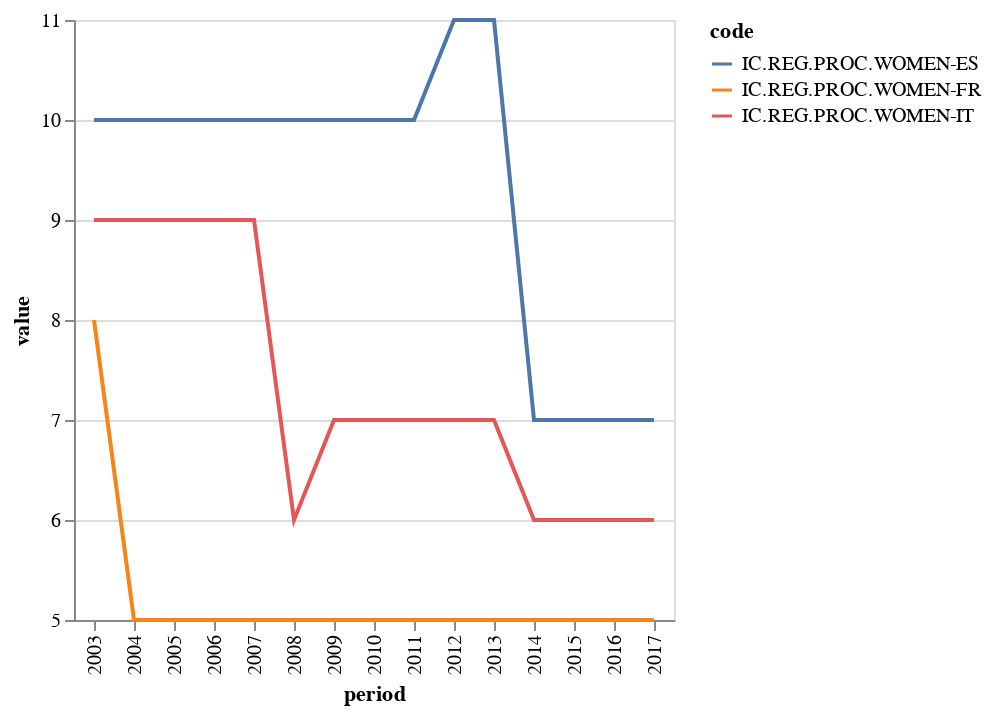

Here is the notebook cell this chart was saved with:
### Code cell
chart = Chart(clean_dataframe(df3)).mark_line().encode(
    x='period',
    y=Y('value', scale=Scale(zero=False)),
    color='code',
)
chart

### Figure 1 — Vega-Lite specification as saved in the notebook (floating-point values rounded to 4 significant figures)
{"$schema": "https://vega.github.io/schema/vega-lite/v1.2.1.json", "data": {"values": [{"code": "IC.REG.PROC.WOMEN-FR", "country": "FR", "country_label": "France", "dataset_code": "DB", "dataset_name": "Doing Business", "indicator": "IC.REG.PROC.WOMEN", "indicator_label": "Procedures required to start a business - Women (number)", "period": "2003", "value": 8}, {"code": "IC.REG.PROC.WOMEN-FR", "country": "FR", "country_label": "France", "dataset_code": "DB", "dataset_name": "Doing Business", "indicator": "IC.REG.PROC.WOMEN", "indicator_label": "Procedures required to start a business - Women (number)", "period": "2004", "value": 5}, {"code": "IC.REG.PROC.WOMEN-FR", "country": "FR", "country_label": "France", "dataset_code": "DB", "dataset_name": "Doing Business", "indicator": "IC.REG.PROC.WOMEN", "indicator_label": "Procedures required to start a business - Women (number)", "period": "2005", "value": 5}, {"code": "IC.REG.PROC.WOMEN-FR", "country": "FR", "country_label": "France", "dataset_code": "DB", "dataset_name": "Doing Business", "indicator": "IC.REG.PROC.WOMEN", "indicator_label": "Procedures required to start a business - Women (number)", "period": "2006", "value": 5}, {"code": "IC.REG.PROC.WOMEN-FR", "country": "FR", "country_label": "France", "dataset_code": "DB", "dataset_name": "Doing Business", "indicator": "IC.REG.PROC.WOMEN", "indicator_label": "Procedures required to start a business - Women (number)", "period": "2007", "value": 5}, {"code": "IC.REG.PROC.WOMEN-FR", "country": "FR", "country_label": "France", "dataset_code": "DB", "dataset_name": "Doing Business", "indicator": "IC.REG.PROC.WOMEN", "indicator_label": "Procedures required to start a business - Women (number)", "period": "2008", "value": 5}, {"code": "IC.REG.PROC.WOMEN-FR", "country": "FR", "country_label": "France", "dataset_code": "DB", "dataset_name": "Doing Business", "indicator": "IC.REG.PROC.WOMEN", "indicator_label": "Procedures required to start a business - Women (number)", "period": "2009", "value": 5}, {"code": "IC.REG.PROC.WOMEN-FR", "country": "FR", "country_label": "France", "dataset_code": "DB", "dataset_name": "Doing Business", "indicator": "IC.REG.PROC.WOMEN", "indicator_label": "Procedures required to start a business - Women (number)", "period": "2010", "value": 5}, {"code": "IC.REG.PROC.WOMEN-FR", "country": "FR", "country_label": "France", "dataset_code": "DB", "dataset_name": "Doing Business", "indicator": "IC.REG.PROC.WOMEN", "indicator_label": "Procedures required to start a business - Women (number)", "period": "2011", "value": 5}, {"code": "IC.REG.PROC.WOMEN-FR", "country": "FR", "country_label": "France", "dataset_code": "DB", "dataset_name": "Doing Business", "indicator": "IC.REG.PROC.WOMEN", "indicator_label": "Procedures required to start a business - Women (number)", "period": "2012", "value": 5}, {"code": "IC.REG.PROC.WOMEN-FR", "country": "FR", "country_label": "France", "dataset_code": "DB", "dataset_name": "Doing Business", "indicator": "IC.REG.PROC.WOMEN", "indicator_label": "Procedures required to start a business - Women (number)", "period": "2013", "value": 5}, {"code": "IC.REG.PROC.WOMEN-FR", "country": "FR", "country_label": "France", "dataset_code": "DB", "dataset_name": "Doing Business", "indicator": "IC.REG.PROC.WOMEN", "indicator_label": "Procedures required to start a business - Women (number)", "period": "2014", "value": 5}, {"code": "IC.REG.PROC.WOMEN-FR", "country": "FR", "country_label": "France", "dataset_code": "DB", "dataset_name": "Doing Business", "indicator": "IC.REG.PROC.WOMEN", "indicator_label": "Procedures required to start a business - Women (number)", "period": "2015", "value": 5}, {"code": "IC.REG.PROC.WOMEN-FR", "country": "FR", "country_label": "France", "dataset_code": "DB", "dataset_name": "Doing Business", "indicator": "IC.REG.PROC.WOMEN", "indicator_label": "Procedures required to start a business - Women (number)", "period": "2016", "value": 5}, {"code": "IC.REG.PROC.WOMEN-FR", "country": "FR", "country_label": "France", "dataset_code": "DB", "dataset_name": "Doing Business", "indicator": "IC.REG.PROC.WOMEN", "indicator_label": "Procedures required to start a business - Women (number)", "period": "2017", "value": 5}, {"code": "IC.REG.PROC.WOMEN-IT", "country": "IT", "country_label": "Italy", "dataset_code": "DB", "dataset_name": "Doing Business", "indicator": "IC.REG.PROC.WOMEN", "indicator_label": "Procedures required to start a business - Women (number)", "period": "2003", "value": 9}, {"code": "IC.REG.PROC.WOMEN-IT", "country": "IT", "country_label": "Italy", "dataset_code": "DB", "dataset_name": "Doing Business", "indicator": "IC.REG.PROC.WOMEN", "indicator_label": "Procedures required to start a business - Women (number)", "period": "2004", "value": 9}, {"code": "IC.REG.PROC.WOMEN-IT", "country": "IT", "country_label": "Italy", "dataset_code": "DB", "dataset_name": "Doing Business", "indicator": "IC.REG.PROC.WOMEN", "indicator_label": "Procedures required to start a business - Women (number)", "period": "2005", "value": 9}, {"code": "IC.REG.PROC.WOMEN-IT", "country": "IT", "country_label": "Italy", "dataset_code": "DB", "dataset_name": "Doing Business", "indicator": "IC.REG.PROC.WOMEN", "indicator_label": "Procedures required to start a business - Women (number)", "period": "2006", "value": 9}, {"code": "IC.REG.PROC.WOMEN-IT", "country": "IT", "country_label": "Italy", "dataset_code": "DB", "dataset_name": "Doing Business", "indicator": "IC.REG.PROC.WOMEN", "indicator_label": "Procedures required to start a business - Women (number)", "period": "2007", "value": 9}, {"code": "IC.REG.PROC.WOMEN-IT", "country": "IT", "country_label": "Italy", "dataset_code": "DB", "dataset_name": "Doing Business", "indicator": "IC.REG.PROC.WOMEN", "indicator_label": "Procedures required to start a business - Women (number)", "period": "2008", "value": 6}, {"code": "IC.REG.PROC.WOMEN-IT", "country": "IT", "country_label": "Italy", "dataset_code": "DB", "dataset_name": "Doing Business", "indicator": "IC.REG.PROC.WOMEN", "indicator_label": "Procedures required to start a business - Women (number)", "period": "2009", "value": 7}, {"code": "IC.REG.PROC.WOMEN-IT", "country": "IT", "country_label": "Italy", "dataset_code": "DB", "dataset_name": "Doing Business", "indicator": "IC.REG.PROC.WOMEN", "indicator_label": "Procedures required to start a business - Women (number)", "period": "2010", "value": 7}, {"code": "IC.REG.PROC.WOMEN-IT", "country": "IT", "country_label": "Italy", "dataset_code": "DB", "dataset_name": "Doing Business", "indicator": "IC.REG.PROC.WOMEN", "indicator_label": "Procedures required to start a business - Women (number)", "period": "2011", "value": 7}, {"code": "IC.REG.PROC.WOMEN-IT", "country": "IT", "country_label": "Italy", "dataset_code": "DB", "dataset_name": "Doing Business", "indicator": "IC.REG.PROC.WOMEN", "indicator_label": "Procedures required to start a business - Women (number)", "period": "2012", "value": 7}, {"code": "IC.REG.PROC.WOMEN-IT", "country": "IT", "country_label": "Italy", "dataset_code": "DB", "dataset_name": "Doing Business", "indicator": "IC.REG.PROC.WOMEN", "indicator_label": "Procedures required to start a business - Women (number)", "period": "2013", "value": 7}, {"code": "IC.REG.PROC.WOMEN-IT", "country": "IT", "country_label": "Italy", "dataset_code": "DB", "dataset_name": "Doing Business", "indicator": "IC.REG.PROC.WOMEN", "indicator_label": "Procedures required to start a business - Women (number)", "period": "2014", "value": 6}, {"code": "IC.REG.PROC.WOMEN-IT", "country": "IT", "country_label": "Italy", "dataset_code": "DB", "dataset_name": "Doing Business", "indicator": "IC.REG.PROC.WOMEN", "indicator_label": "Procedures required to start a business - Women (number)", "period": "2015", "value": 6}, {"code": "IC.REG.PROC.WOMEN-IT", "country": "IT", "country_label": "Italy", "dataset_code": "DB", "dataset_name": "Doing Business", "indicator": "IC.REG.PROC.WOMEN", "indicator_label": "Procedures required to start a business - Women (number)", "period": "2016", "value": 6}, {"code": "IC.REG.PROC.WOMEN-IT", "country": "IT", "country_label": "Italy", "dataset_code": "DB", "dataset_name": "Doing Business", "indicator": "IC.REG.PROC.WOMEN", "indicator_label": "Procedures required to start a business - Women (number)", "period": "2017", "value": 6}, {"code": "IC.REG.PROC.WOMEN-ES", "country": "ES", "country_label": "Spain", "dataset_code": "DB", "dataset_name": "Doing Business", "indicator": "IC.REG.PROC.WOMEN", "indicator_label": "Procedures required to start a business - Women (number)", "period": "2003", "value": 10}, {"code": "IC.REG.PROC.WOMEN-ES", "country": "ES", "country_label": "Spain", "dataset_code": "DB", "dataset_name": "Doing Business", "indicator": "IC.REG.PROC.WOMEN", "indicator_label": "Procedures required to start a business - Women (number)", "period": "2004", "value": 10}, {"code": "IC.REG.PROC.WOMEN-ES", "country": "ES", "country_label": "Spain", "dataset_code": "DB", "dataset_name": "Doing Business", "indicator": "IC.REG.PROC.WOMEN", "indicator_label": "Procedures required to start a business - Women (number)", "period": "2005", "value": 10}, {"code": "IC.REG.PROC.WOMEN-ES", "country": "ES", "country_label": "Spain", "dataset_code": "DB", "dataset_name": "Doing Business", "indicator": "IC.REG.PROC.WOMEN", "indicator_label": "Procedures required to start a business - Women (number)", "period": "2006", "value": 10}, {"code": "IC.REG.PROC.WOMEN-ES", "country": "ES", "country_label": "Spain", "dataset_code": "DB", "dataset_name": "Doing Business", "indicator": "IC.REG.PROC.WOMEN", "indicator_label": "Procedures required to start a business - Women (number)", "period": "2007", "value": 10}, {"code": "IC.REG.PROC.WOMEN-ES", "country": "ES", "country_label": "Spain", "dataset_code": "DB", "dataset_name": "Doing Business", "indicator": "IC.REG.PROC.WOMEN", "indicator_label": "Procedures required to start a business - Women (number)", "period": "2008", "value": 10}, {"code": "IC.REG.PROC.WOMEN-ES", "country": "ES", "country_label": "Spain", "dataset_code": "DB", "dataset_name": "Doing Business", "indicator": "IC.REG.PROC.WOMEN", "indicator_label": "Procedures required to start a business - Women (number)", "period": "2009", "value": 10}, {"code": "IC.REG.PROC.WOMEN-ES", "country": "ES", "country_label": "Spain", "dataset_code": "DB", "dataset_name": "Doing Business", "indicator": "IC.REG.PROC.WOMEN", "indicator_label": "Procedures required to start a business - Women (number)", "period": "2010", "value": 10}, {"code": "IC.REG.PROC.WOMEN-ES", "country": "ES", "country_label": "Spain", "dataset_code": "DB", "dataset_name": "Doing Business", "indicator": "IC.REG.PROC.WOMEN", "indicator_label": "Procedures required to start a business - Women (number)", "period": "2011", "value": 10}, {"code": "IC.REG.PROC.WOMEN-ES", "country": "ES", "country_label": "Spain", "dataset_code": "DB", "dataset_name": "Doing Business", "indicator": "IC.REG.PROC.WOMEN", "indicator_label": "Procedures required to start a business - Women (number)", "period": "2012", "value": 11}, {"code": "IC.REG.PROC.WOMEN-ES", "country": "ES", "country_label": "Spain", "dataset_code": "DB", "dataset_name": "Doing Business", "indicator": "IC.REG.PROC.WOMEN", "indicator_label": "Procedures required to start a business - Women (number)", "period": "2013", "value": 11}, {"code": "IC.REG.PROC.WOMEN-ES", "country": "ES", "country_label": "Spain", "dataset_code": "DB", "dataset_name": "Doing Business", "indicator": "IC.REG.PROC.WOMEN", "indicator_label": "Procedures required to start a business - Women (number)", "period": "2014", "value": 7}, {"code": "IC.REG.PROC.WOMEN-ES", "country": "ES", "country_label": "Spain", "dataset_code": "DB", "dataset_name": "Doing Business", "indicator": "IC.REG.PROC.WOMEN", "indicator_label": "Procedures required to start a business - Women (number)", "period": "2015", "value": 7}, {"code": "IC.REG.PROC.WOMEN-ES", "country": "ES", "country_label": "Spain", "dataset_code": "DB", "dataset_name": "Doing Business", "indicator": "IC.REG.PROC.WOMEN", "indicator_label": "Procedures required to start a business - Women (number)", "period": "2016", "value": 7}, {"code": "IC.REG.PROC.WOMEN-ES", "country": "ES", "country_label": "Spain", "dataset_code": "DB", "dataset_name": "Doing Business", "indicator": "IC.REG.PROC.WOMEN", "indicator_label": "Procedures required to start a business - Women (number)", "period": "2017", "value": 7}]}, "encoding": {"color": {"field": "code", "type": "nominal"}, "x": {"field": "period", "type": "nominal"}, "y": {"field": "value", "scale": {"zero": false}, "type": "quantitative"}}, "mark": "line"}
